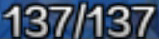
#> input picture 2560x1440_home/AP.jpg, 159 x 39 px, given in place of t.jpg, which was not available
$ python mark.py
#> lines starting #> are read from the running program, lines starting #| are printed output that depends on the picture; after the words box and inside, x2 and y2 are one past the last pixel; in counts of white or black regions, pixels touching at a corner belong together; pictures that were not available may be replaced by others from this repository, and a replacement may not be noted
### utils/positioning.py
from PIL import Image

methods = ['cv2.TM_CCOEFF', 'cv2.TM_CCOEFF_NORMED', 'cv2.TM_CCORR',
           'cv2.TM_CCORR_NORMED', 'cv2.TM_SQDIFF', 'cv2.TM_SQDIFF_NORMED']
import cv2
from matplotlib import pyplot as plt
def find_area(img,sign,method):
#> called with img = '../2560x1440_combat/t.jpg', sign = '../2560x1440_combat/start_combat.jpg', method = 'cv2.TM_CCOEFF'
    img = cv2.cvtColor(cv2.imread(img), cv2.COLOR_BGR2GRAY)
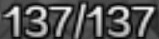
#> img: shape (39, 159); min 0, max 247, mean 83.5
    sign = cv2.cvtColor(cv2.imread(sign), cv2.COLOR_BGR2GRAY)
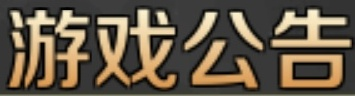
#> input picture 2560x1440_home/StartSign.jpg, 355 x 96 px, given in place of start_combat.jpg, which was not available
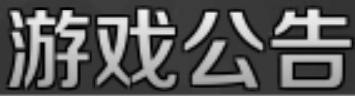
#> sign: shape (96, 355); min 0, max 243, mean 90.6
    # img = cv2.imread(img,0)
    # sign = cv2.imread(sign,0)
    w, h = sign.shape[::-1]
#> w = 355; h = 96
    res = cv2.matchTemplate(img, sign, eval(method))
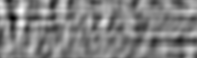
#> res: shape (58, 197) float32; min -6169758, max 6501991.5, mean 256495.8; drawn with min black and max white
    min_val, max_val, min_loc, max_loc = cv2.minMaxLoc(res)
#> min_val = -6169758; max_val = 6501991.5; min_loc = (12, 18); max_loc = (21, 10)
    if method in [cv2.TM_SQDIFF, cv2.TM_SQDIFF_NORMED]:
        left_top = min_loc
    else:
        left_top = max_loc
#> left_top = (21, 10)
    right_bottom = (left_top[0] + w, left_top[1] + h)
#> right_bottom = (376, 106)
    return left_top,right_bottom

def mark(img, template, args):
    img = cv2.imread(img)
    img2 = img.copy()
    template = cv2.imread(template)
    cv2.rectangle(img2, args[0],args[1], 255, 2)

    plt.subplot(221), plt.imshow(img, cmap="gray")
    plt.title('Original Image'), plt.xticks([]), plt.yticks([])
    plt.subplot(222), plt.imshow(template, cmap="gray")
    plt.title('template Image'), plt.xticks([]), plt.yticks([])
    plt.subplot(212), plt.imshow(img2, cmap="gray")
    plt.title('Detected Point'), plt.xticks([]), plt.yticks([])
    plt.show()

# [16 lines left out: functions marks, mark_point, not called in this run]
recognize = lambda img,template:cv2.matchTemplate(img, template, cv2.TM_CCOEFF_NORMED)

### utils/mark.py
# -*- coding:utf-8 -*-
from utils.positioning import find_area, mark

from utils.config import *

img = f"../{combat}t.jpg"
sign = f"../{combat}start_combat.jpg"
# 6 中匹配效果对比算法
methods = ['cv2.TM_CCOEFF']
# methods = ['cv2.TM_CCOEFF', 'cv2.TM_CCOEFF_NORMED', 'cv2.TM_CCORR',
#            'cv2.TM_CCORR_NORMED', 'cv2.TM_SQDIFF', 'cv2.TM_SQDIFF_NORMED']

for meth in methods:
    left_top,right_bottom=find_area(img,sign,meth)
#> left_top = (21, 10); right_bottom = (376, 106)
    mark(img,sign,[left_top,right_bottom])
#> in mark, img is the input picture: shape (39, 159, 3); mean B, G, R 105.2, 85.3, 71.8
#> in mark, template is the input picture: shape (96, 355, 3); mean B, G, R 71.5, 89, 101
#> in mark, `cv2.rectangle(img2, args[0],args[1], 255, 2)`:
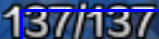
#> img2: shape (39, 159, 3); 8.01% of pixels changed, all inside (x1, y1, x2, y2) = (20, 9, 159, 39)
